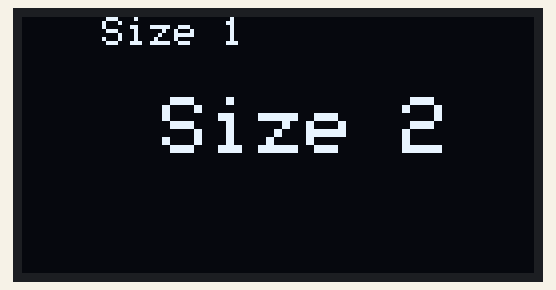
This sketch was run on a simulated Arduino Uno, built with avr-gcc and run on an emulated ATmega328P. On the bench: 128×64 one-colour display.

Above: at 0.1 s.

The sketch:

12-7-OLED1.ino
```cpp
#include <Wire.h>
#include <SPI.h>
#include <Adafruit_GFX.h>
#include <Adafruit_SSD1306.h>
#define OLED_RESET -1
Adafruit_SSD1306 OLED(OLED_RESET);

void setup(){
  OLED.begin(SSD1306_SWITCHCAPVCC, 0x3C);
}

void loop(){
  OLED.clearDisplay();
  OLED.setTextColor(WHITE);
  OLED.setCursor(20, 0);
  OLED.setTextSize(1);
  OLED.println("Size 1");
  OLED.setCursor(35, 20);
  OLED.setTextSize(2);
  OLED.println("Size 2");
  OLED.display();
}
```
